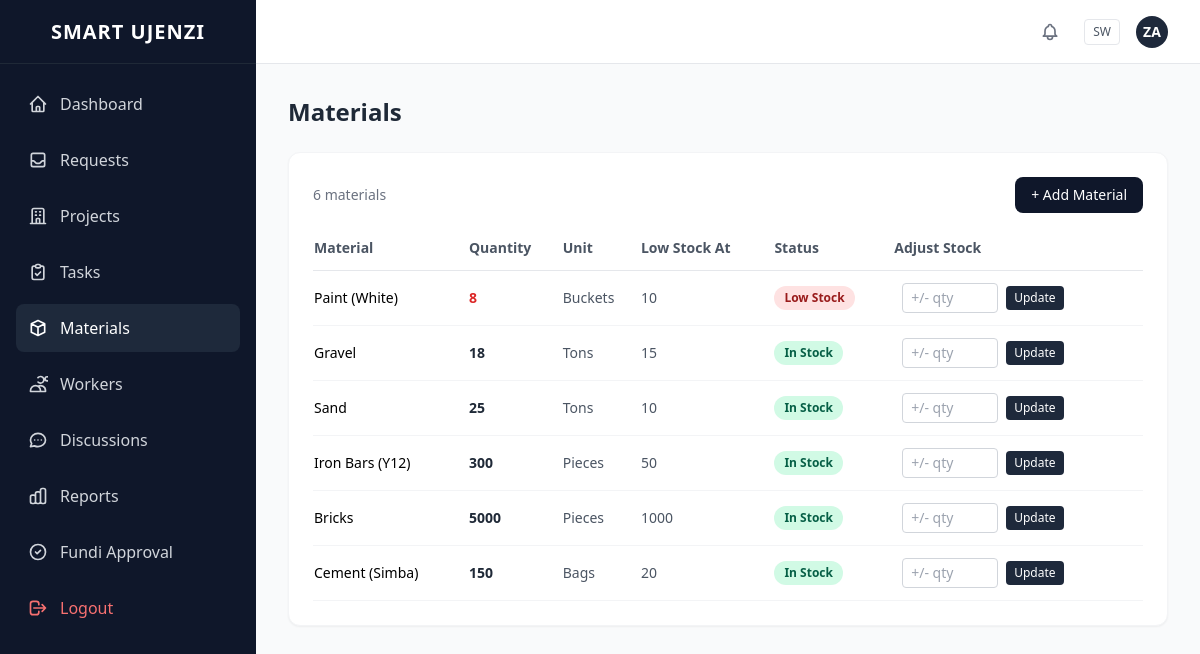
/materials.php (signed in), run on the app's committed database.
### tables this page shows
CREATE TABLE materials (
    id INT AUTO_INCREMENT PRIMARY KEY,
    name VARCHAR(255) NOT NULL,               
    quantity INT DEFAULT 0,                    
    unit VARCHAR(50) NOT NULL,                
    low_stock_threshold INT DEFAULT 10        
);

### includes/functions.php (called while the page is built, shortened)
<?php
require_once __DIR__ . '/config.php';
$langCode = $_SESSION['lang'] ?? $_COOKIE['app_lang'] ?? 'en';
$_lang = [];
$_langPath = __DIR__ . '/../lang/' . $langCode . '.php';
if (file_exists($_langPath)) {
    $_lang = require $_langPath;
}
function __(string $key): string {
    global $_lang;
    return $_lang[$key] ?? $key;
}
function runQuery(string $sql, array $params = []): array {
    $stmt = getDB()->prepare($sql);
    $stmt->execute($params);
    return $stmt->fetchAll();
}

### lang/en.php (called while the page is built)
<?php
return [
    'lang.name' => 'English',
    'nav.workers' => 'Workers',
    'dashboard.welcome' => 'Welcome',
    'sa.workers' => 'Workers',
    'name.placeholder' => 'John Doe',
    'email.client' => 'client@example.com',
];

### includes/config.php (called while the page is built, shortened)
<?php
function getDB(): PDO {
    static $pdo = null;
    if ($pdo === null) {
        try {
            $dsn = DB_SOCKET && DB_USER === ''
                ? "mysql:unix_socket=" . DB_SOCKET . ";dbname=" . DB_NAME . ";charset=utf8mb4"
                : "mysql:host=" . DB_HOST . ";dbname=" . DB_NAME . ";charset=utf8mb4";
            $pdo = new PDO($dsn, DB_USER, DB_PASS, [
                PDO::ATTR_ERRMODE => PDO::ERRMODE_EXCEPTION,
                PDO::ATTR_DEFAULT_FETCH_MODE => PDO::FETCH_ASSOC,
            ]);
        } catch (PDOException $e) {
            if (APP_ENV === 'production') {
                die('Database connection failed. Please check your configuration.');
            }
            throw $e;
        }
    }
    return $pdo;
}

### materials.php (the view, shortened to what this page needs)
<?php
$pageTitle = 'Materials';
require_once __DIR__ . '/includes/functions.php';
require_once __DIR__ . '/includes/header.php';
$materials = runQuery('SELECT * FROM materials ORDER BY id DESC');
?>
<div class="bg-white rounded-xl shadow-sm border border-gray-100 p-6">
    <div class="flex justify-between items-center mb-6">
        <p class="text-sm text-gray-500"><?= count($materials) ?> materials</p>
        <button onclick="openModal('create-modal')" class="px-4 py-2 bg-slate-900 text-white rounded-lg hover:bg-slate-800 transition-colors text-sm font-medium">+ Add Material</button>
    </div>
    <div class="overflow-x-auto">
        <table class="w-full text-sm">
            <thead>
                <tr class="border-b border-gray-200 text-left">
                    <th class="pb-3 font-semibold text-gray-600">Material</th>
                    <th class="pb-3 font-semibold text-gray-600">Quantity</th>
                    <th class="pb-3 font-semibold text-gray-600">Unit</th>
                    <th class="pb-3 font-semibold text-gray-600">Low Stock At</th>
                    <th class="pb-3 font-semibold text-gray-600">Status</th>
                    <th class="pb-3 font-semibold text-gray-600">Adjust Stock</th>
                </tr>
            </thead>
            <tbody>
                <?php foreach ($materials as $m): ?>
                <?php $isLow = $m['quantity'] <= $m['low_stock_threshold']; ?>
                <tr class="border-b border-gray-100 hover:bg-gray-50">
                    <td class="py-3 font-medium"><?= htmlspecialchars($m['name']) ?></td>
                    <td class="py-3 font-bold <?= $isLow ? 'text-red-600' : 'text-gray-800' ?>"><?= $m['quantity'] ?></td>
                    <td class="py-3 text-gray-600"><?= htmlspecialchars($m['unit']) ?></td>
                    <td class="py-3 text-gray-600"><?= $m['low_stock_threshold'] ?></td>
                    <td class="py-3">
                        <?php if ($isLow): ?>
                            <span class="badge badge-red">Low Stock</span>
                        <?php else: ?>
                            <span class="badge badge-green">In Stock</span>
                        <?php endif; ?>
                    </td>
                    <td class="py-3">
                        <form method="POST" class="flex items-center space-x-2" onsubmit="return confirm('Adjust stock?')">
                            <input type="number" name="amount" placeholder="+/- qty" required
                                   class="w-24 px-2 py-1 border border-gray-300 rounded text-sm focus:outline-none focus:ring-1 focus:ring-slate-500">
                            <button type="submit" class="text-xs px-2 py-1 bg-slate-800 text-white rounded hover:bg-slate-700">Update</button>
                        </form>
                    </td>
                </tr>
                <?php endforeach; ?>
            </tbody>
        </table>
    </div>
</div>
<?php require_once __DIR__ . '/includes/footer.php'; ?>

### includes/header.php (shortened to what this page needs)
<!DOCTYPE html>
<html lang="en">
<head>
    <script src="https://cdn.tailwindcss.com"></script>
    <link rel="stylesheet" href="assets/css/style.css">
</head>
<body class="min-h-screen bg-gray-50 flex">
<?php
require_once __DIR__ . '/functions.php';
$role = $_SESSION['role'] ?? '';
$userName = $_SESSION['user_name'] ?? 'User';
$filteredNav = array_filter($navItems, fn($item) => in_array($role, $item['roles']));
?>
<aside id="sidebar" class="fixed inset-y-0 left-0 z-30 w-64 bg-slate-900 text-white transform -translate-x-full lg:translate-x-0 lg:static lg:inset-auto transition-transform duration-300">
    <div class="flex items-center justify-center h-16 border-b border-gray-800">
        <h1 class="text-xl font-bold tracking-wider">SMART UJENZI</h1>
    </div>
    <nav class="p-4 space-y-2">
        <?php foreach ($filteredNav as $item): ?>
            <a href="<?= $item['path'] ?>"
               class="flex items-center p-3 rounded-lg hover:bg-slate-800 text-gray-300 hover:text-white transition-colors <?= $_SERVER['PHP_SELF'] === $item['path'] ? 'bg-slate-800 text-white' : '' ?>">
                <span class="mr-3 flex-shrink-0"><?= $item['icon'] ?></span>
                <?= $item['name'] ?>
            </a>
        <?php endforeach; ?>
        <a href="/logout.php" class="flex items-center p-3 rounded-lg hover:bg-red-900/50 text-red-400 w-full transition-colors mt-8">
            <span class="mr-3 flex-shrink-0"><svg class="w-5 h-5" fill="none" stroke="currentColor" viewBox="0 0 24 24"><path stroke-linecap="round" stroke-linejoin="round" stroke-width="2" d="M17 16l4-4m0 0l-4-4m4 4H7m6 4v1a3 3 0 01-3 3H6a3 3 0 01-3-3V7a3 3 0 013-3h4a3 3 0 013 3v1"/></svg></span> Logout
        </a>
    </nav>
</aside>
<div class="flex-1 flex flex-col min-w-0">
    <header class="h-16 bg-white border-b border-gray-200 flex items-center justify-between px-4 lg:px-8">
        <div class="flex items-center space-x-4 ml-auto relative">
            <div class="relative">
                <button onclick="toggleNotifications()" class="p-2 text-gray-500 hover:bg-gray-100 rounded-full relative">
                </button>
            </div>
            <button onclick="toggleLang()" class="text-xs font-medium px-2 py-1 rounded border border-gray-200 text-gray-600 hover:bg-gray-100 transition-colors" title="Switch language">
                <?= $langCode === 'sw' ? 'EN' : 'SW' ?>
            </button>
            <div class="w-8 h-8 rounded-full bg-slate-800 text-white flex items-center justify-center font-semibold text-sm">
                <?= strtoupper(substr($userName, 0, 2)) ?>
            </div>
        </div>
    </header>
    <main class="flex-1 p-4 lg:p-8 overflow-y-auto relative z-0">
        <?php if (isset($pageTitle)): ?>
            <h2 class="text-2xl font-bold text-gray-800 mb-6"><?= $pageTitle ?></h2>
        <?php endif; ?>

### includes/footer.php (shortened to what this page needs)
    </main>
</div>
</body>
</html>

### assets/css/style.css (style rules this page uses)
.badge { display: inline-flex; align-items: center; padding: 2px 10px; border-radius: 9999px; font-size: 0.75rem; font-weight: 600; }
.badge-green { background-color: #d1fae5; color: #065f46; }
.badge-red { background-color: #fee2e2; color: #991b1b; }

### data on the page
materials: name "Paint (White)", quantity "8", unit "Buckets", low_stock_threshold "10", shows "Low Stock"
materials: name "Gravel", quantity "18", unit "Tons", low_stock_threshold "15", shows "In Stock"
materials: name "Sand", quantity "25", unit "Tons", low_stock_threshold "10", shows "In Stock"
materials: name "Iron Bars (Y12)", quantity "300", unit "Pieces", low_stock_threshold "50", shows "In Stock"
materials: name "Bricks", quantity "5000", unit "Pieces", low_stock_threshold "1000", shows "In Stock"
materials: name "Cement (Simba)", quantity "150", unit "Bags", low_stock_threshold "20", shows "In Stock"

### other printed values
$item['name'] "Dashboard"
$item['name'] "Requests"
$item['name'] "Projects"
$item['name'] "Tasks"
$item['name'] "Materials"
$item['name'] "Workers"
$item['name'] "Discussions"
$item['name'] "Reports"
$item['name'] "Fundi Approval"
substr($userName, 0, 2) "ZA"
$pageTitle "Materials"
count($materials) "6"
